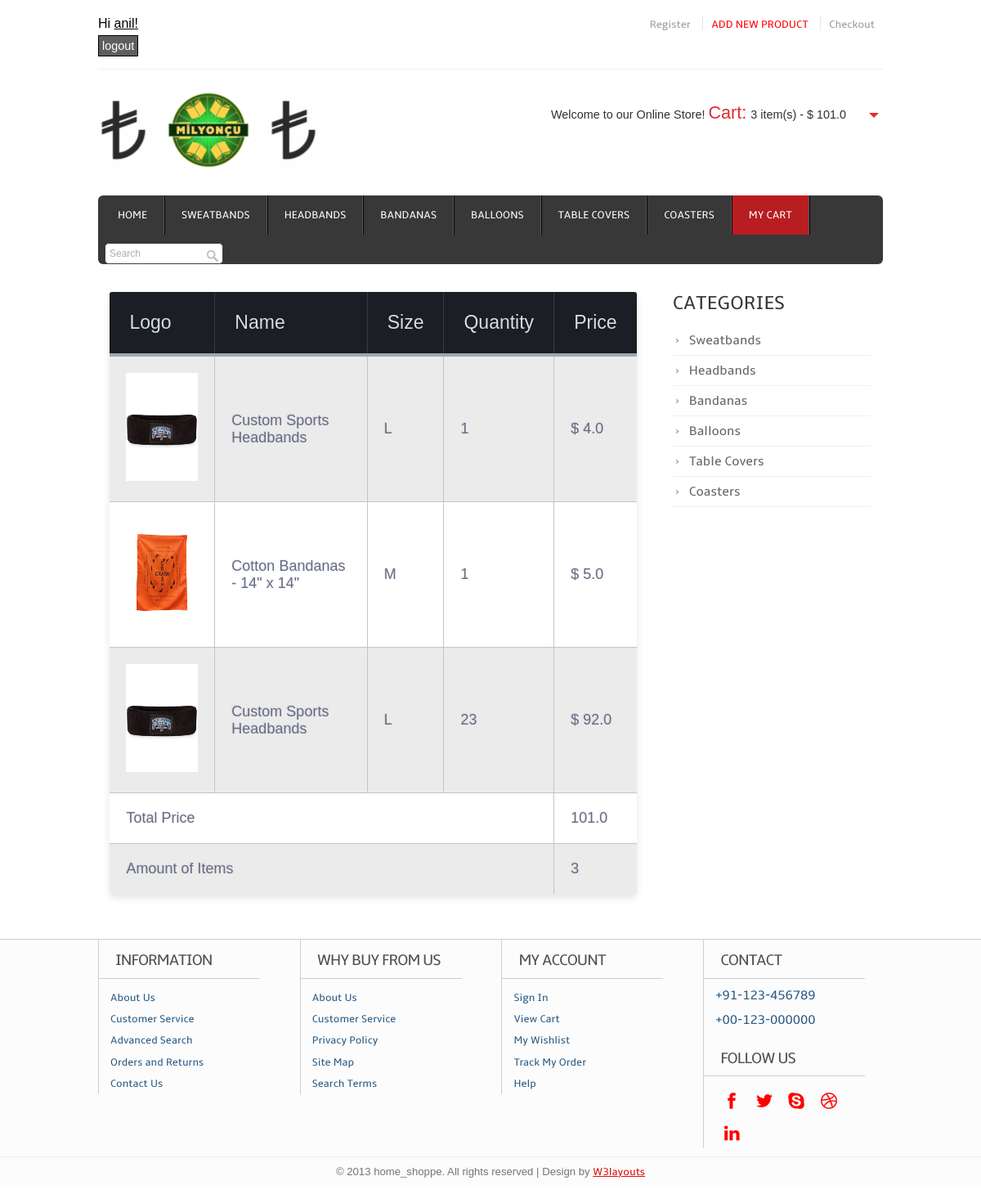
The page /milyoncu/cart/ (signed in) on the database its author committed.
### milyoncu/models.py (models this page shows, shortened)
class Cart(models.Model):
    user = models.ForeignKey(settings.AUTH_USER_MODEL, default=1)
    product = models.ForeignKey('Product',on_delete=models.CASCADE,related_name="product")
    created = models.DateTimeField(auto_now_add=True)
    quantity = models.IntegerField()
    def TotalPrice(self):
        return self.quantity * self.product.price

class Product(models.Model):
    name = models.CharField(max_length=30)
    description = models.TextField (max_length=250)
    price = models.FloatField ()
    size = models.CharField(max_length=30)
    category = models.ForeignKey('Category', on_delete=models.CASCADE)
    logo = models.ImageField(upload_to="static/images", blank=True)
    slug = models.SlugField(editable=True) # hide from admin

### milyoncu/views.py (the view)
class CartView(ListView):
    template_name = "cart.html"
    def get_queryset(self):
            return Cart.objects.filter(user=self.request.user)

### milyoncu/views.py (called while the page is built)
def totalPrice(request):
    user = request.user;
    if user.is_authenticated:
        list = Cart.objects.filter(user=user)
        total= 0
        for c in list:
            total += c.quantity*c.product.price
        return { "cartTotal":total, "totalAmount": list.count()}
    return {}

### milyoncu/templates/cart.html (shortened to what this page needs)
{% extends "base.html" %}
{% load static %}
{% block content %}
 <div class="main">
    <div class="content">
    	<div class="section group">
				<div class="cont-desc span_1_of_2">
                        <table class="table-fill">
                                    <thead>
                                    <tr>
                                    <th class="text-left">Logo</th>
                                    <th class="text-left">Name</th>
                                    <th class="text-left">Size</th>
                                    <th class="text-left">Quantity</th>
                                    <th class="text-left">Price</th>
                                    </tr>
                                    </thead>
                                    <tbody class="table-hover">
                                    {% for object in object_list %}
                                    <tr>
                                    <td class="text-left"><img src="/{{object.product.logo}}" style="width:132px;height:132px;" /></td>
                                    <td class="text-left">{{object.product.name}}</td>
                                    <td class="text-left">{{object.product.size}}</td>
                                    <td class="text-left">{{object.quantity}}</td>
                                    <td class="text-left">$  {{ object.TotalPrice }} </td>
                                    </tr>
                                    {% endfor %}
                                    <tr>
                                    <td colspan="4">Total Price</td>
                                    <td colspan="1">{{cartTotal}}</td>
                                    </tr>
                                       <tr>
                                    <td colspan="4">Amount of Items</td>
                                    <td colspan="1">{{totalAmount}} </td>
                                    </tr>
                                    </tbody>
                        </table>
                    </div>
                        <div class="rightsidebar span_3_of_1">
                            <h2>CATEGORIES</h2>
                                <ul class="side-w3ls">
                                  <li><a href="{% url 'milyoncu:sweatbands' %}">Sweatbands</a></li>
                                  <li><a href="{% url 'milyoncu:headbands' %}">Headbands</a></li>
                                  <li><a href="{% url 'milyoncu:bandanas' %}">Bandanas</a></li>
                                  <li><a href="{% url 'milyoncu:balloons' %}">Balloons</a></li>
                                  <li><a href="{% url 'milyoncu:tablecovers' %}">Table Covers</a></li>
                                  <li><a href="{% url 'milyoncu:coasters' %}">Coasters</a></li>
                                </ul>
                         </div>
        </div>
 				</div>
 </div>
{% endblock %}

### milyoncu/templates/base.html (shortened to what this page needs)
{% load static %}
<!DOCTYPE HTML>
<head>
<link href="{% static 'css/style.css' %}" rel="stylesheet" type="text/css" media="all"/>
<link rel="stylesheet" href="{% static 'css/star-ratings.css' %}">
</head>
<body>
  <div class="wrap">
	<div class="header">
		<div class="headertop_desc">
			<div class="call">
			 {% if user.is_authenticated %}
                  Hi <u> {{ user.username }}! </u>
                  <p class="kayit" style="margin-top: 10px;"><a href="{% url 'logout' %}">logout</a></p>
                {% else %}
                  <p style="margin-bottom:10px;">You are not logged in</p>
                  <div class="kayit" style="display: inline-block;">
                       <a href="{% url 'login' %}">Login</a> </div>
            {% endif %}
			</div>
			<div class="account_desc">
				<ul>
					<li><a href="/accounts/signup/">Register</a></li>
					{% if user.is_superuser %}
					<li><a href="{% url 'milyoncu:post_new' %}" class="top-menu"><span style="color: red;" class="glyphicon glyphicon-plus">ADD NEW PRODUCT</span></a></li>
					{% endif %}
					<li><a href="#">Checkout</a></li>
				</ul>
			</div>
		</div>
		<div class="header_top">
			<div class="logo">
				<a href="{% url 'milyoncu:index' %}">
                    <img src="{% static 'images/milyonculogo.png' %}" alt="Milyoncu"/>
                </a>
			</div>
			  <div class="cart">
			  	   <p>Welcome to our Online Store! <span>Cart:</span><div id="dd" class="wrapper-dropdown-2"> {{totalAmount}} item(s) - $ {{cartTotal}}
					</div></p>
			  </div>
  </div>
	<div class="header_bottom">
	     	<div class="menu">
	     		<ul class="tagbar">
			    	<li><a href="{% url 'milyoncu:index' %}">Home</a></li>
			    	<li><a href="{% url 'milyoncu:sweatbands' %}">Sweatbands</a></li>
			    	<li><a href="{% url 'milyoncu:headbands' %}">Headbands</a></li>
			    	<li ><a href="{% url 'milyoncu:bandanas' %}">Bandanas</a></li>
			    	<li ><a href="{% url 'milyoncu:balloons' %}">Balloons</a></li>
			    	<li ><a href="{% url 'milyoncu:tablecovers' %}">Table Covers</a></li>
			    	<li><a href="{% url 'milyoncu:coasters' %}">Coasters</a></li>
					{% if request.user.is_authenticated %}
			    	<li class="active" ><a href="{% url 'milyoncu:cart' %}">My Cart</a></li>
					{% endif %}
					<li class="search_box">
	     				<form>
	     					<input type="text" value="Search" onfocus="this.value = '';" onblur="if (this.value == '') {this.value = 'Search';}"><input type="submit" value="">
	     				</form>
	     			</li>
     			</ul>
	     	</div>
	     </div>
   </div>
 <div class="main">
    {% block content %} {% endblock %}
    </div>
 </div>
   <div class="footer">
   	  <div class="wrap">
	     <div class="section group">
				<div class="col_1_of_4 span_1_of_4">
						<h4>Information</h4>
						<ul>
						<li><a href="about.html">About Us</a></li>
						<li><a href="contact.html">Customer Service</a></li>
						<li><a href="#">Advanced Search</a></li>
						<li><a href="delivery.html">Orders and Returns</a></li>
						<li><a href="contact.html">Contact Us</a></li>
						</ul>
					</div>
				<div class="col_1_of_4 span_1_of_4">
					<h4>Why buy from us</h4>
						<ul>
						<li><a href="about.html">About Us</a></li>
						<li><a href="contact.html">Customer Service</a></li>
						<li><a href="#">Privacy Policy</a></li>
						<li><a href="contact.html">Site Map</a></li>
						<li><a href="#">Search Terms</a></li>
						</ul>
				</div>
				<div class="col_1_of_4 span_1_of_4">
					<h4>My account</h4>
						<ul>
							<li><a href="contact.html">Sign In</a></li>
							<li><a href="index.html">View Cart</a></li>
							<li><a href="#">My Wishlist</a></li>
							<li><a href="#">Track My Order</a></li>
							<li><a href="contact.html">Help</a></li>
						</ul>
				</div>
				<div class="col_1_of_4 span_1_of_4">
					<h4>Contact</h4>
						<ul>
							<li><span>+91-123-456789</span></li>
							<li><span>+00-123-000000</span></li>
						</ul>
						<div class="social-icons">
							<h4>Follow Us</h4>
					   		  <ul>
							      <li><a href="#" target="_blank"><img src="images/facebook.png" alt="" /></a></li>
							      <li><a href="#" target="_blank"><img src="images/twitter.png" alt="" /></a></li>
							      <li><a href="#" target="_blank"><img src="images/skype.png" alt="" /> </a></li>
							      <li><a href="#" target="_blank"> <img src="images/dribbble.png" alt="" /></a></li>
							      <li><a href="#" target="_blank"> <img src="images/linkedin.png" alt="" /></a></li>
						     </ul>
   	 					</div>
				</div>
			</div>
        </div>
        <div class="copy_right">
		<p>&copy; 2013 home_shoppe. All rights reserved | Design by <a href="http://w3layouts.com/">W3layouts</a></p>
		   </div>
    </div>
</body>
</html>

### milyoncu/templates/base.html (style rules this page uses)
.kayit a { padding: 4px; background: #5e5e5e; color : white; border:1px solid black; }

### milyoncu/templates/cart.html (style rules this page uses)
.table-fill { background: white; border-radius:3px; border-collapse: collapse; height: 320px; margin: auto; max-width: 1200px; padding:5px; width: 100%; box-shadow: 0 5px 10px rgba(0, 0, 0, 0.1); animation: float 5s infinite; }
th { color:#D5DDE5;; background:#1b1e24; border-bottom:4px solid #9ea7af; border-right: 1px solid #343a45; font-size:23px; font-weight: 100; padding:24px; text-align:left; text-shadow: 0 1px 1px rgba(0, 0, 0, 0.1); vertical-align:middle; }
th:first-child { border-top-left-radius:3px; }
th:last-child { border-top-right-radius:3px; border-right:none; }
tr { border-top: 1px solid #C1C3D1; border-bottom-: 1px solid #C1C3D1; color:#666B85; font-size:16px; font-weight:normal; text-shadow: 0 1px 1px rgba(256, 256, 256, 0.1); }
tr:first-child { border-top:none; }
tr:last-child { border-bottom:none; }
tr:nth-child(odd) td { background:#EBEBEB; }
tr:last-child td:first-child { border-bottom-left-radius:3px; }
tr:last-child td:last-child { border-bottom-right-radius:3px; }
td { background:#FFFFFF; padding:20px; text-align:left; vertical-align:middle; font-weight:300; font-size:18px; text-shadow: -1px -1px 1px rgba(0, 0, 0, 0.1); border-right: 1px solid #C1C3D1; }
td:last-child { border-right: 0px; }
th.text-left { text-align: left; }
td.text-left { text-align: left; }

### rows shown on the page
Cart: product.logo (picture), product.name "Custom Sports Headbands", product.size "L", quantity "1", TotalPrice "4.0"
Cart: product.logo (picture), product.name "Cotton Bandanas - 14\" x 14\"", product.size "M", quantity "1", TotalPrice "5.0"
Cart: product.logo (picture), product.name "Custom Sports Headbands", product.size "L", quantity "23", TotalPrice "92.0"

### other values the page prints
{{ user.username }} "anil"
{{ totalAmount }} "3"
{{ cartTotal }} "101.0"
